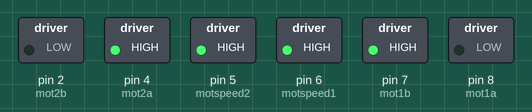
Recording of a sketch running on a simulated Arduino Uno, built with avr-gcc and run on an emulated ATmega328P. Shown: switched loads named in the sketch (green lamp = pin HIGH).

Above: at 0.05 s.
At 1.55 s:
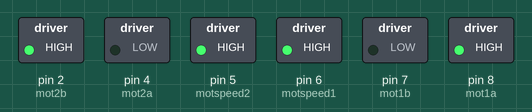
At 3.0 s:
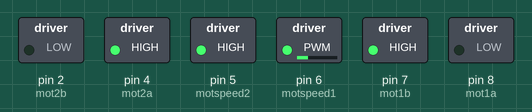
Timing chart, 0 to 3.5 s (numbered marks = the images above):
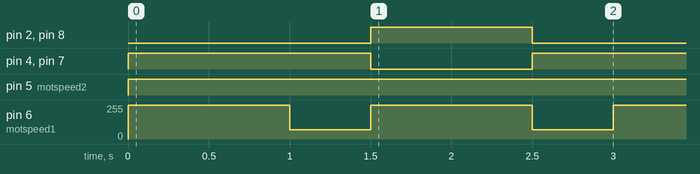

The sketch:

motor_check_forward.ino
```cpp
int mot1a=8;
int mot1b=7;
int motspeed1=6;

int mot2a=4;
int mot2b=2;
int motspeed2=5;


void setup() {
  pinMode(mot1a ,OUTPUT);       //pinmode declaring for motor 1 and motor 1 speed
  pinMode(mot1b ,OUTPUT);
  pinMode(motspeed1 , OUTPUT);

  pinMode(mot2a ,OUTPUT);    //pinmode declaring for motor 2 and motor 2 speed
  pinMode(mot2b ,OUTPUT);
  pinMode(motspeed2 ,OUTPUT);

}

 void loop() {
  digitalWrite(mot1a ,LOW);
  digitalWrite(mot1b ,HIGH);
  analogWrite(motspeed1 ,255);
  digitalWrite(mot2a ,HIGH);
  digitalWrite(mot2b ,LOW);
  analogWrite(motspeed2 ,255);
  delay(1000);
  digitalWrite(mot1a ,LOW);
  digitalWrite(mot1b ,HIGH);
  analogWrite(motspeed1 ,70);
  digitalWrite(mot2a ,HIGH);
  digitalWrite(mot2b ,LOW);
  analogWrite(motspeed2 ,255);
  delay(500);
  digitalWrite(mot1a ,HIGH);
  digitalWrite(mot1b ,LOW);
  analogWrite(motspeed1 ,255);
  digitalWrite(mot2a ,LOW);
  digitalWrite(mot2b ,HIGH);
  analogWrite(motspeed2 ,255);
  delay(1000);
    digitalWrite(mot1a ,LOW);
  digitalWrite(mot1b ,HIGH);
  analogWrite(motspeed1 ,70);
  digitalWrite(mot2a ,HIGH);
  digitalWrite(mot2b ,LOW);
  analogWrite(motspeed2 ,255);
  delay(500);
}
```

Measured:
- by itself, pin 2 (mot2b), pin 8 (mot1a): alternates HIGH for 1.0 s and LOW for 2.0 s
- by itself, pin 4 (mot2a), pin 7 (mot1b): repeats every 3.0 s: LOW 1.0 s, HIGH 2.0 s
- by itself, pin 5 (motspeed2): LOW → HIGH at 0.00 s
- by itself, pin 6 (motspeed1): alternates 255/255 for 1.0 s and 70/255 for 0.50 s
